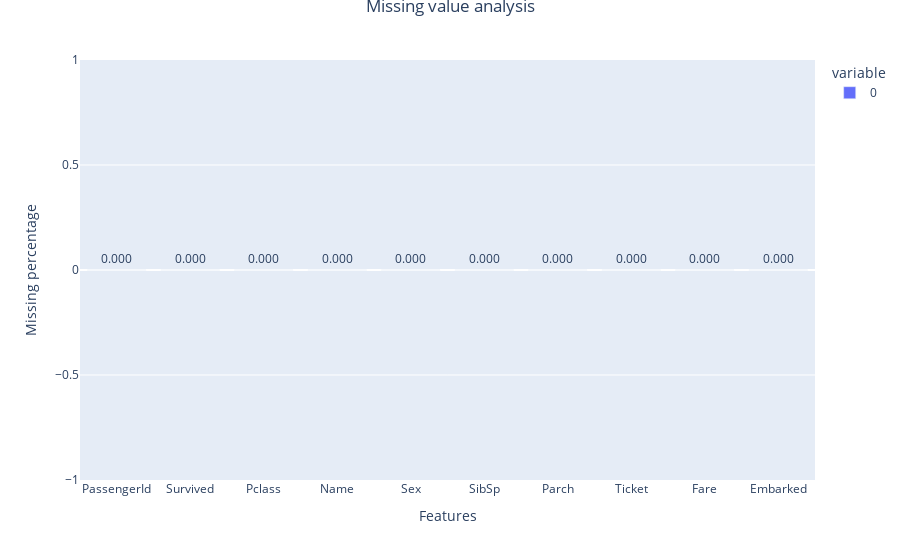

Notebook code for this chart:
### Code cell
fig = px.bar((df.isna().mean().sort_values(ascending=False))*100,text_auto='.4s')
fig.update_traces(textfont_size=12, textangle=0, textposition="outside",cliponaxis=False)
fig.update_layout(xaxis_title="Features", yaxis_title="Missing percentage",
                 title={
        'text': "Missing value analysis",
        'y':1,
        'x':0.5,
        'xanchor': 'center',
        'yanchor': 'top'})
fig.show()

### Figure 1 — Plotly figure (JSON) as saved in the notebook; plotly's stock layout.template omitted (floating-point values rounded to 4 significant figures)
{"data": [{"alignmentgroup": "True", "cliponaxis": false, "hovertemplate": "variable=0<br>index=%{x}<br>value=%{y}<extra></extra>", "legendgroup": "0", "marker": {"color": "#636efa", "pattern": {"shape": ""}}, "name": "0", "offsetgroup": "0", "orientation": "v", "showlegend": true, "textangle": 0, "textfont": {"size": 12}, "textposition": "outside", "texttemplate": "%{y:.4s}", "type": "bar", "x": ["PassengerId", "Survived", "Pclass", "Name", "Sex", "SibSp", "Parch", "Ticket", "Fare", "Embarked"], "xaxis": "x", "y": [0, 0, 0, 0, 0, 0, 0, 0, 0, 0], "yaxis": "y"}], "layout": {"barmode": "relative", "legend": {"title": {"text": "variable"}, "tracegroupgap": 0}, "margin": {"t": 60}, "title": {"text": "Missing value analysis", "x": 0.5, "xanchor": "center", "y": 1, "yanchor": "top"}, "xaxis": {"anchor": "y", "domain": [0, 1], "title": {"text": "Features"}}, "yaxis": {"anchor": "x", "domain": [0, 1], "title": {"text": "Missing percentage"}}}}
